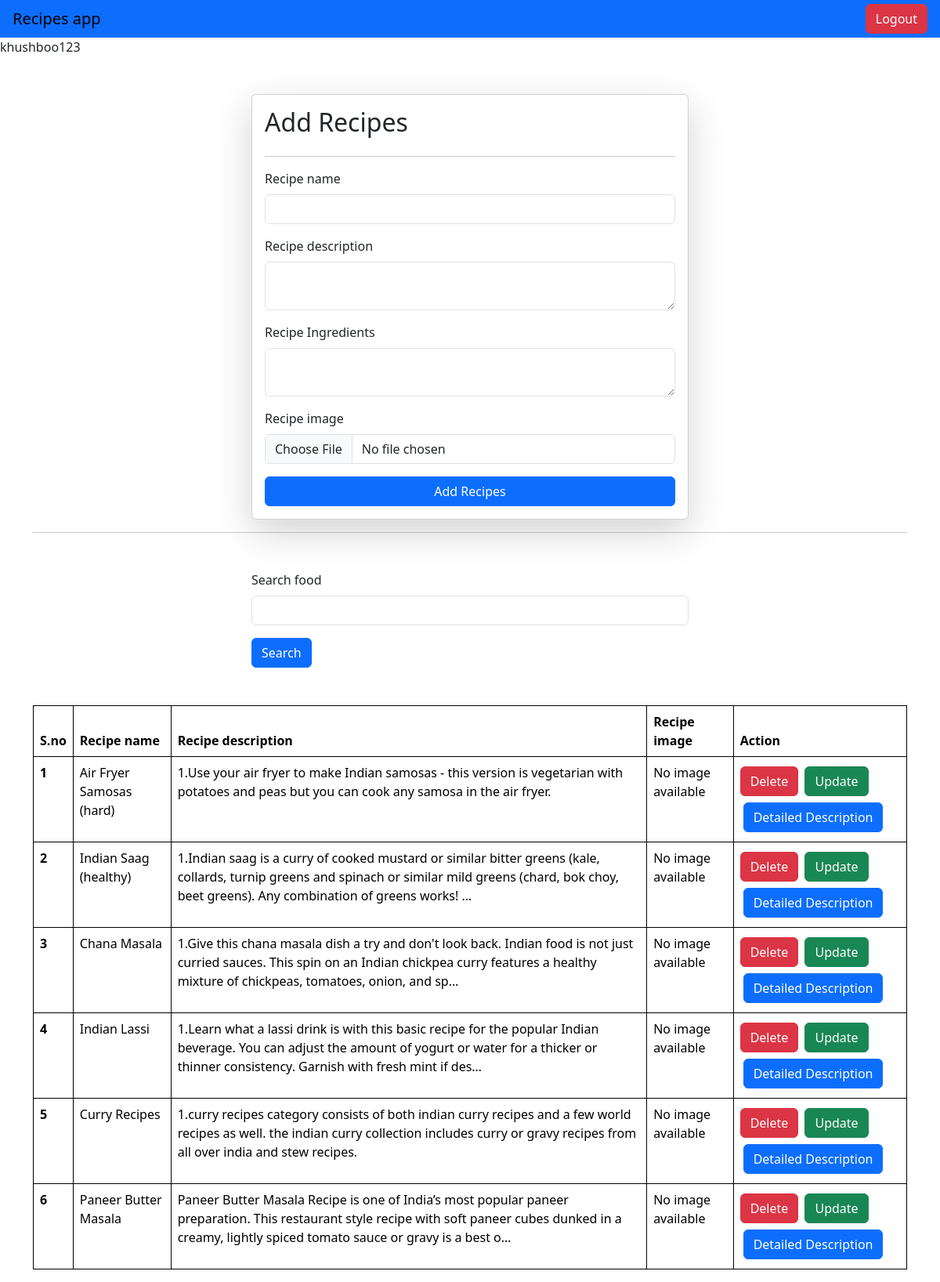
Page / (signed in) on the earlier database version.
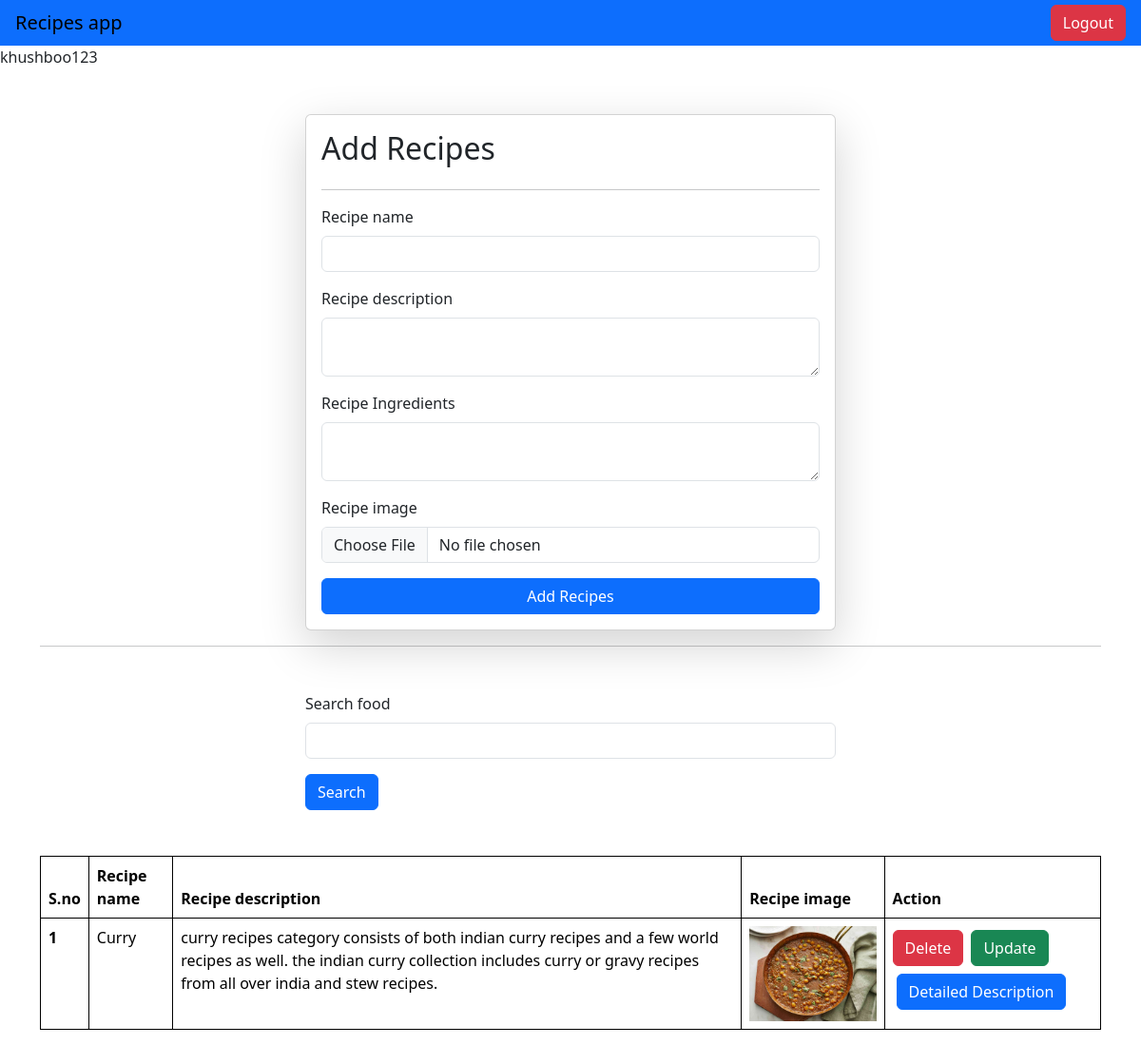
Same page on the later database version.
### home/models.py (models this page shows, shortened)
class Recipe(models.Model):
    user = models.ForeignKey(User, on_delete=models.SET_NULL, null=True, blank=True)
    recipe_name = models.CharField(max_length=100)
    recipe_description = models.TextField()
    recipe_image_base64 = models.TextField(null=True, blank=True)  # Store base64 string
    recipe_views_count = models.IntegerField(default=1)
    ingredients = models.TextField(blank=True, null=True)

### home/views.py (the view, shortened to what this page needs)
# urls.py: path("", recipe, name='recipe'),
@login_required(login_url="/Login/")
def recipe(request):
    queryset = Recipe.objects.all()
    if request.GET.get('search'):
        queryset = queryset.filter(recipe_name__icontains=request.GET.get('search'))
    context = {'recipes': queryset}
    return render(request, "index.html", context)

### home/templates/index.html (shortened to what this page needs)
{% extends "base.html" %}
{% block start %}
{{request.user}}
<div class="container mt-5">
    <form class="col-6 mx-auto card p-3 shadow-lg" method="post" enctype="multipart/form-data">
        <h2>Add Recipes</h2>
        <hr>
        <div class="mb-3">
            <label for="exampleInputEmail1" class="form-label">Recipe name</label>
            <input name="recipe_name" required type="text" class="form-control">
        </div>
        <div class="mb-3">
            <label for="exampleInputPassword1" class="form-label">Recipe description</label>
            <textarea name="recipe_description" class="form-control" required></textarea>
        </div>
        <div class="mb-3">
            <label for="exampleInputPassword1" class="form-label">Recipe Ingredients</label>
            <textarea name="ingredients" class="form-control" required></textarea>
        </div>
        <div class="mb-3">
            <label for="exampleInputPassword1" class="form-label">Recipe image</label>
            <input name="recipe_image" type="file" class="form-control">
        </div>
        <button type="submit" class="btn btn-primary">Add Recipes</button>
    </form>
    <hr>
    <form>
        <div class="mt-5">
            <div class="mx-auto col-6">
                <div class="mb-3">
                    <label for="exampleInputEmail1" class="form-label">Search food</label>
                    <input name="search" type="text" class="form-control">
                </div>
                <button type="submit" class="btn btn-primary">Search</button>
            </div>
        </div>
    </form>
<body>
    <table class="table mt-5">
        <thead>
            <tr>
                <th scope="col">S.no</th>
                <th scope="col">Recipe name</th>
                <th scope="col">Recipe description</th>
                <th scope="col">Recipe image</th>
                <th scope="col">Action</th>
            </tr>
        </thead>
        <tbody>
            {% for recipe in recipes %}
            <tr>
                <th scope="row">{{ forloop.counter }}</th>
                <td>{{ recipe.recipe_name }}</td>
                <td>{{ recipe.recipe_description|truncatechars:200 }}</td>
                <td>
                    {% if recipe.recipe_image_base64 %}
                        <img style="height:100px" alt="Recipe Image">
                    {% else %}
                        <span>No image available</span>
                    {% endif %}
                </td>
                <td>
                    <a href="{% url 'delete_recipe' recipe.id %}" class="btn btn-danger">Delete</a>
                    <a href="{% url 'update_recipe' recipe.id %}" class="btn btn-success m-1">Update</a>
                    <a href="{% url 'detailed_description' recipe.id %}" class="btn btn-primary m-1">Detailed Description</a>
                </td>
            </tr>
            {% endfor %}
        </tbody>
    </table>
</body>
{% endblock %}

Differences in the rows shown:
removed Recipe: recipe_name "Air Fryer Samosas (hard)", recipe_description "1.Use your air fryer to make Indian samosas - this version is vegetarian with potatoes and peas but you can cook any samosa in the air fryer.", shows "No image available"
removed Recipe: recipe_name "Indian Saag (healthy)", recipe_description "1.Indian saag is a curry of cooked mustard or similar bitter greens (kale, collards, turnip greens and spinach or similar mild greens (chard, bok choy, beet greens). Any combination of greens works! …", shows "No image available"
removed Recipe: recipe_name "Chana Masala", recipe_description "1.Give this chana masala dish a try and don't look back. Indian food is not just curried sauces. This spin on an Indian chickpea curry features a healthy mixture of chickpeas, tomatoes, onion, and sp…", shows "No image available"
removed Recipe: recipe_name "Indian Lassi", recipe_description "1.Learn what a lassi drink is with this basic recipe for the popular Indian beverage. You can adjust the amount of yogurt or water for a thicker or thinner consistency. Garnish with fresh mint if des…", shows "No image available"
removed Recipe: recipe_name "Curry Recipes", recipe_description "1.curry recipes category consists of both indian curry recipes and a few world recipes as well. the indian curry collection includes curry or gravy recipes from all over india and stew recipes.", shows "No image available"
removed Recipe: recipe_name "Paneer Butter Masala", recipe_description "Paneer Butter Masala Recipe is one of India’s most popular paneer preparation. This restaurant style recipe with soft paneer cubes dunked in a creamy, lightly spiced tomato sauce or gravy is a best o…", shows "No image available"
added Recipe: recipe_name "Curry", recipe_description "curry recipes category consists of both indian curry recipes and a few world recipes as well. the indian curry collection includes curry or gravy recipes from all over india and stew recipes."
